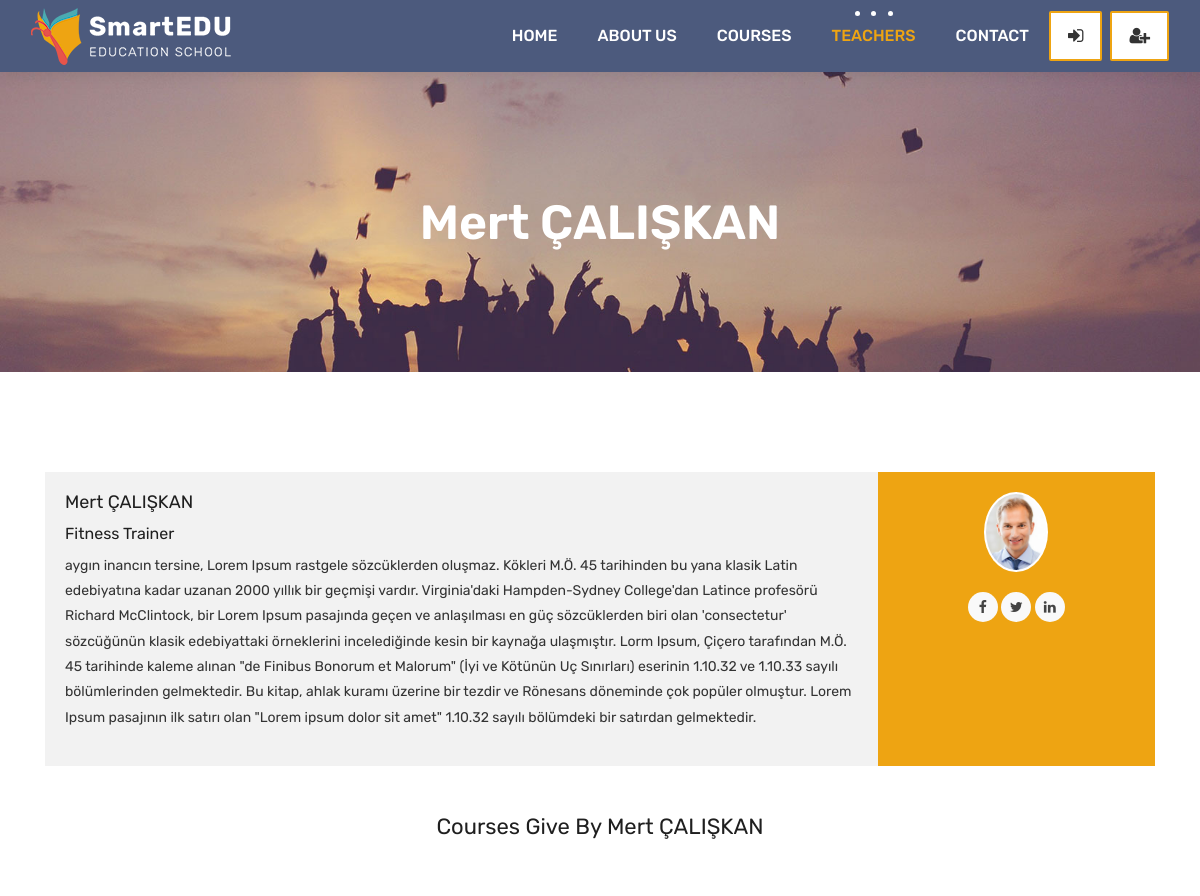
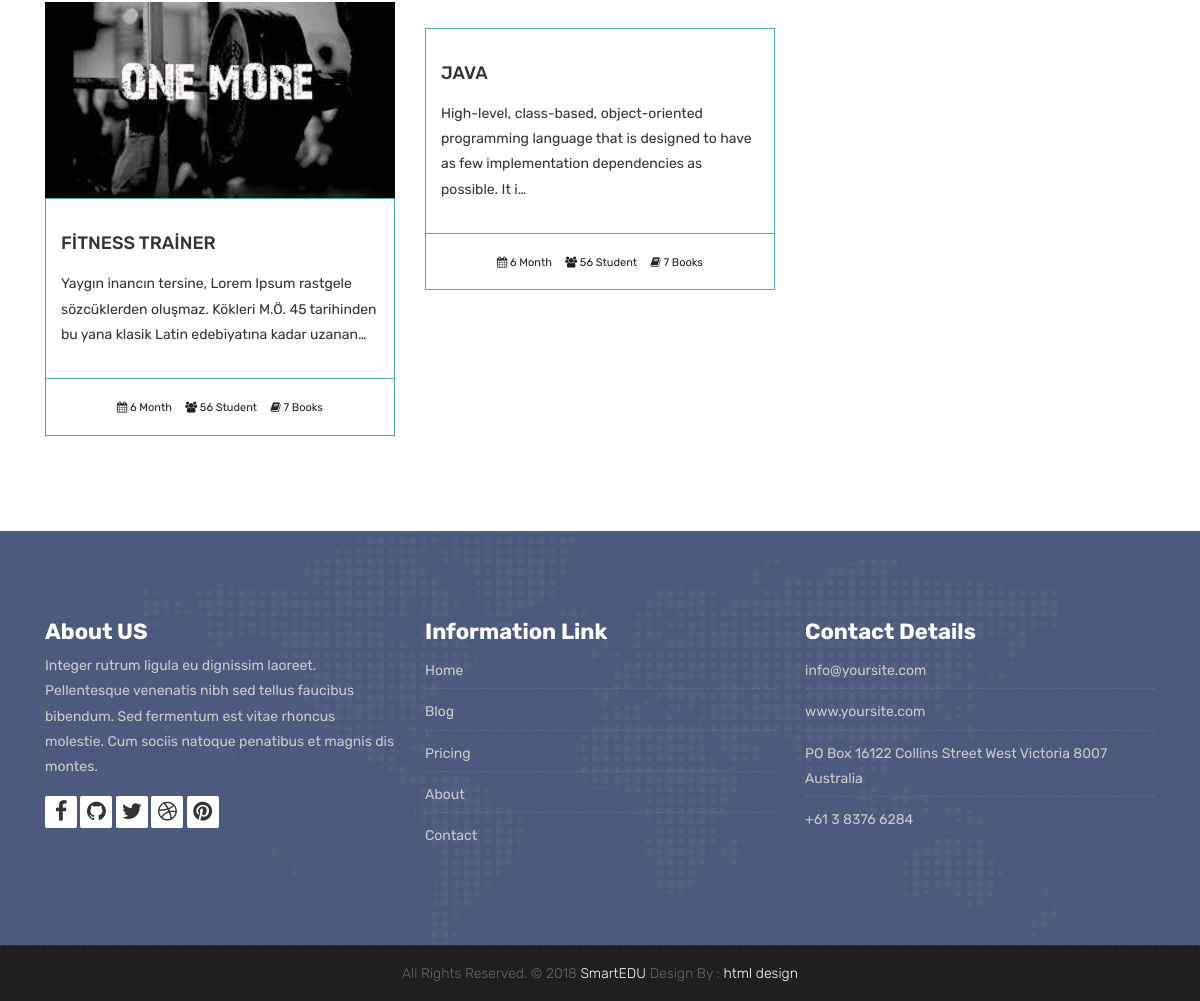
The app's page /teachers/teacher/1 with its own data (2 pictures, top to bottom).
### teachers/models.py (models this page shows, shortened)
class Teacher(models.Model):
    name = models.CharField(max_length=50)
    title = models.CharField(max_length=50)
    description = models.TextField(blank=True)
    image = models.ImageField(upload_to ="courses/%Y%m%d/")
    facebook = models.URLField(max_length=200, blank=True)
    twitter = models.URLField(max_length=200, blank=True)
    linkedin = models.URLField(max_length=200, blank=True)
    youtube = models.URLField(max_length=200, blank=True)

### courses/models.py (models this page shows, shortened)
class Course(models.Model):
    teacher = models.ForeignKey(Teacher, null=True, on_delete=models.CASCADE)
    name = models.CharField(max_length=200, unique=True)
    category = models.ForeignKey(Category, null=True, on_delete=models.DO_NOTHING)
    tags = models.ManyToManyField(Tag, blank=True, null=True)
    students = models.ManyToManyField(User,blank=True, related_name='courses_joined')
    description = models.TextField(blank=True, null=True)
    image = models.ImageField(upload_to="courses/%Y/%m/%d/",default="courses/default_courses_image.jpg")
    date = models.DateTimeField(auto_now=True)
    available = models.BooleanField(default=True)

### teachers/views.py (the view)
# urls.py: path('teacher/<int:pk>', TeacherDetailView.as_view(), name="teacher_detail"),
class TeacherDetailView(DetailView):
    model = Teacher
    template_name = 'teacher.html'
    context_object_name = 'teacher'
    def get_context_data(self, **kwargs):
        context = super().get_context_data(**kwargs)
        context['courses'] = Course.objects.filter(available=True, teacher = self.kwargs['pk'])
        return context

### templates/teacher.html
{% extends 'partials/_base.html' %}
{% load static %}
{% block content %}
	<div class="all-title-box">
		<div class="container text-center">
			<h1>{{ teacher.name }}</span></h1>
		</div>
	</div>
    <div id="overviews" class="section wb">
        <div class="container">
            <div class="row">
                <div class="col-lg-12 blog-post-single">
					<div class="blog-author">
						<div class="author-bio">
							<h3 class="author_name">{{ teacher.name }}</h3>
							<h5>{{ teacher.title }}</h5>
							<p class="author_det">
								{{ teacher.description }}
							</p>
						</div>
						<div class="author-desc">
							<img src="{{ teacher.image.url }}" alt="about author">
							<ul class="author-social">
								<li><a href="{{ teacher.facebook }}"><i class="fa fa-facebook"></i></a></li>
								<li><a href="{{ teacher.twitter }}"><i class="fa fa-twitter"></i></a></li>
								<li><a href="{{ teacher.linkedin }}"><i class="fa fa-linkedin"></i></a></li>
							</ul>
						</div>
					</div>
                </div>
            </div>
            <div class="row">
                <div class="col-lg-12">
                    <h2 class="text-center my-5">Courses Give By {{ teacher.name }}</h2>
                </div>
                {% for course in courses %}
                <div class="col-lg-4 col-md-6 col-12">
                    <div class="course-item">
						<div class="image-blog">
							<img src="{{course.image.url}}" alt="" class="img-fluid">
						</div>
						<div class="course-br">
							<div class="course-title">
								<h2><a href="{% url 'course_detail' course.category.slug course.id %}" title="">{{course.name}}</a></h2>
							</div>
							<div class="course-desc">
								<p>{{course.description | truncatechars:140}}</p>
							</div>
						</div>
						<div class="course-meta-bot">
							<ul>
								<li><i class="fa fa-calendar" aria-hidden="true"></i> 6 Month</li>
								<li><i class="fa fa-users" aria-hidden="true"></i> 56 Student</li>
								<li><i class="fa fa-book" aria-hidden="true"></i> 7 Books</li>
							</ul>
						</div>
					</div>
                    <br>
                </div>
                {% endfor %}
            </div>
        </div>
    </div>
{% endblock %}

### static/style.css (style rules this page uses)
body { color: #333333; font-size: 14px; font-family: 'Rubik', sans-serif; line-height: 1.80857; }
html, body { height: 100%; }
a { color: #1f1f1f; text-decoration: none !important; outline: none !important; -webkit-transition: all .3s ease-in-out; -moz-transition: all .3s ease-in-out; -ms-transition: all .3s ease-in-out; -o-transition: all .3s ease-in-out; transition: all .3s ease-in-out; }
h1, h2, h3, h4, h5, h6 { letter-spacing: 0; font-weight: normal; position: relative; padding: 0 0 10px 0; font-weight: normal; line-height: 120% !important; color: #1f1f1f; margin: 0 }
h1 { font-size: 24px }
h2 { font-size: 22px }
h3 { font-size: 18px }
h5 { font-size: 14px }
h1 a, h2 a, h3 a, h4 a, h5 a, h6 a { color: #212121; text-decoration: none!important; opacity: 1 }
a { color: #1f1f1f; text-decoration: none; outline: none; }
a, .btn { text-decoration: none !important; outline: none !important; -webkit-transition: all .3s ease-in-out; -moz-transition: all .3s ease-in-out; -ms-transition: all .3s ease-in-out; -o-transition: all .3s ease-in-out; transition: all .3s ease-in-out; }
.section { display: block; position: relative; overflow: hidden; padding: 70px 0; }
.section.wb { background-color: #ffffff; }
.all-title-box { background: url(images/banner.jpg)no-repeat; -webkit-background-size: cover; -moz-background-size: cover; -o-background-size: cover; background-size: cover; background-position: center; min-height: 300px; }
.all-title-box h1 { color: #fff; font-weight: 600; text-transform: capitalize; padding-top: 11%; font-size: 48px; line-height: 0px; }
.image-blog img { padding: 0 !important; width: 100%; margin: 0 !important; opacity: 1; -ms-filter: "progid:DXImageTransform.Microsoft.Alpha(Opacity=100)"; -moz-opacity: 1; -khtml-opacity: 1; -webkit-transition: all 150ms ease-in-out; -moz-transition: all 150ms ease-in-out; -o-transition: all 150ms ease-in-out; -ms-transition: all 150ms ease-in-out; transition: all 150ms ease-in-out; }
.blog-author { background: #f2f2f2; overflow: hidden; position: relative; margin-top: 30px; }
.author-bio { display: block; float: left; padding: 20px; position: relative; width: 75%; }
.author-desc { background: #eea412; float: right; height: 100%; min-height: 100%; overflow: hidden; padding: 20px 0; position: absolute; text-align: center; width: 25%; right: 0; }
.author-bio h5 { font-size: 16px; }
.author-desc > img { background: #FFFFFF; border-radius: 50%; -webkit-border-radius: 50%; -moz-border-radius: 50%; margin-bottom: 20px; padding: 2px; max-width: 80px; max-height: 80px; }
.author-social { list-style: none outside none; margin: 0 auto; overflow: hidden; padding: 0; text-align: center; z-index: 9999; }
.author-social li { background: none !important; display: inline-block; }
.author-social li a { color: #444; display: block; height: 30px; text-align: center; width: 30px; border-radius: 50%; -webkit-border-radius: 50%; -moz-border-radius: 50%; -webkit-transition: 0.25s; -moz-transition: 0.25s; -o-transition: 0.25s; transition: 0.25s; background: #f9f9f9; }
.author-social li a i { font-size: 14px; line-height: 30px; margin-right: 0; float: none; }
.course-item { background: #ffffff; }
.course-title > h2 { margin: 15px 0; padding: 0px; }
.course-title a { font-size: 18px; line-height: 25px; font-weight: 500; color: #333333; text-transform: capitalize; }
.course-br { border: 1px solid #4babb1; padding: 15px; }
.course-meta-bot { border: 1px solid #4babb1; border-top: 0px; padding: 15px; }
.course-meta-bot ul { padding: 0px; margin: 0px; display: block; text-align: center; }
.course-meta-bot ul li { display: inline-block; list-style: none; padding: 0px 5px; color: #212121; font-size: 11px; }

### records on screen
Teacher: name "Mert ÇALIŞKAN", title "Fitness Trainer", description "aygın inancın tersine, Lorem Ipsum rastgele sözcüklerden oluşmaz. Kökleri M.Ö. 45 tarihinden bu yana klasik Latin edebiyatına kadar uzanan 2000 yıllık bir geçmişi vardır. Virginia'daki Hampden-Sydney College'dan Latince profesörü Richard McClintock, bir Lorem Ipsum pasajında geçen ve anlaşılması en güç sözcüklerden biri olan 'consectetur' sözcüğünün klasik edebiyattaki örneklerini incelediğinde kesin bir kaynağa ulaşmıştır. Lorm Ipsum, Çiçero tarafından M.Ö. 45 tarihinde kaleme alınan \"de Finibus Bonorum et Malorum\" (İyi ve Kötünün Uç Sınırları) eserinin 1.10.32 ve 1.10.33 sayılı bölümlerinden gelmektedir. Bu kitap, ahlak kuramı üzerine bir tezdir ve Rönesans döneminde çok popüler olmuştur.…", image (picture)
Course: image (picture), name "FİTNESS TRAİNER", description "Yaygın inancın tersine, Lorem Ipsum rastgele sözcüklerden oluşmaz. Kökleri M.Ö. 45 tarihinden bu yana klasik Latin edebiyatına kadar uzanan…"
Course: name "JAVA", description "High-level, class-based, object-oriented programming language that is designed to have as few implementation dependencies as possible. It i…"
